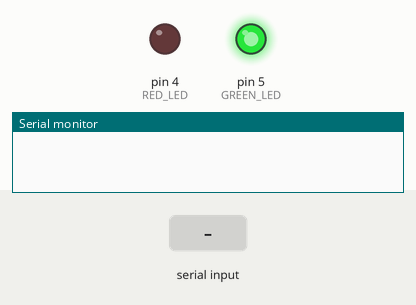
A sketch run on a simulated Arduino Uno, built with avr-gcc and run on an emulated ATmega328P. On the bench: output pins drawn as LEDs (lit = HIGH), the last lines printed to the serial monitor. Inputs (shaded band) come from the test bench. Random numbers use the default seed unless the sketch sets one.

Above: at 0.01 s.
At 1.2 s:
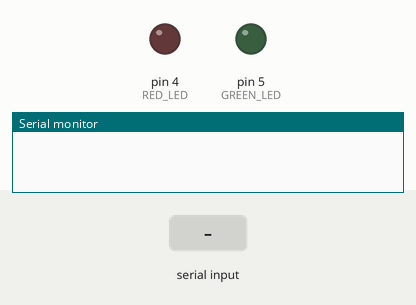
1.3 s: "1" received over Serial
At 8.81 s:
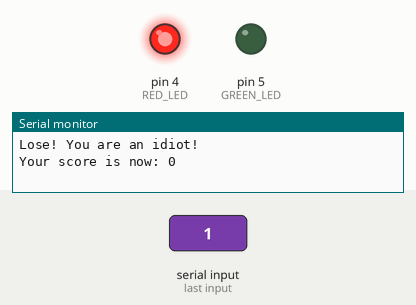
Timing chart, 0 to 10.3 s (numbered marks = the images above; inputs shaded):
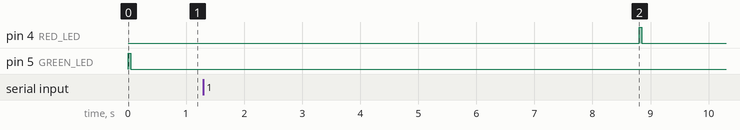

Measured:
- after the input at 1.3 s, pin 4 (RED_LED): LOW → HIGH after 7.5 s, → LOW 0.05 s later

The sketch:

Stoplight.ino
```cpp
#define RED_LED 4
#define GREEN_LED 5

void setup() {
  // put your setup code here, to run once:
  pinMode(GREEN_LED, OUTPUT);
  pinMode(RED_LED, OUTPUT);

  randomSeed(analogRead(0));
  Serial.begin(9600);
}


char readChar = 'n';
char flashedLight = 'N';
int score = 0;

void loop() {
  // put your main code here, to run repeatedly:

  if(flashedLight != 'g' && flashedLight != 'R') {
    int randNum = random(2);

    if(randNum == 0) {
      flashedLight = 'g';
      digitalWrite(GREEN_LED, HIGH);
      delay(50);
      digitalWrite(GREEN_LED, LOW);
      //Serial.println("Flashed green stoplight");
    }

    if(randNum == 1) {
      flashedLight = 'R';
      digitalWrite(RED_LED, HIGH);
      delay(50);
      digitalWrite(RED_LED, LOW);
      //Serial.println("Flashed red stoplight");
    }
  }

  if(Serial.available()){

      readChar = Serial.read();
      //Serial.print("Received ");
      //Serial.println(readChar);

    if(readChar == flashedLight) {
      score++;
      Serial.write('W');
      Serial.print("in! Good job! Your score is now: ");
      Serial.println(score);
      delay(1500);
      flashedLight = 'N';
      readChar = 'n';


    } else if(readChar != 'n'){

      score = 0;
      Serial.write('L');
      Serial.println("ose! You are an idiot!");
      Serial.print("Your score is now: ");
      Serial.println(score);
      delay(7500);
      flashedLight = 'N';
      readChar = 'n';

    }

  }

}
```
